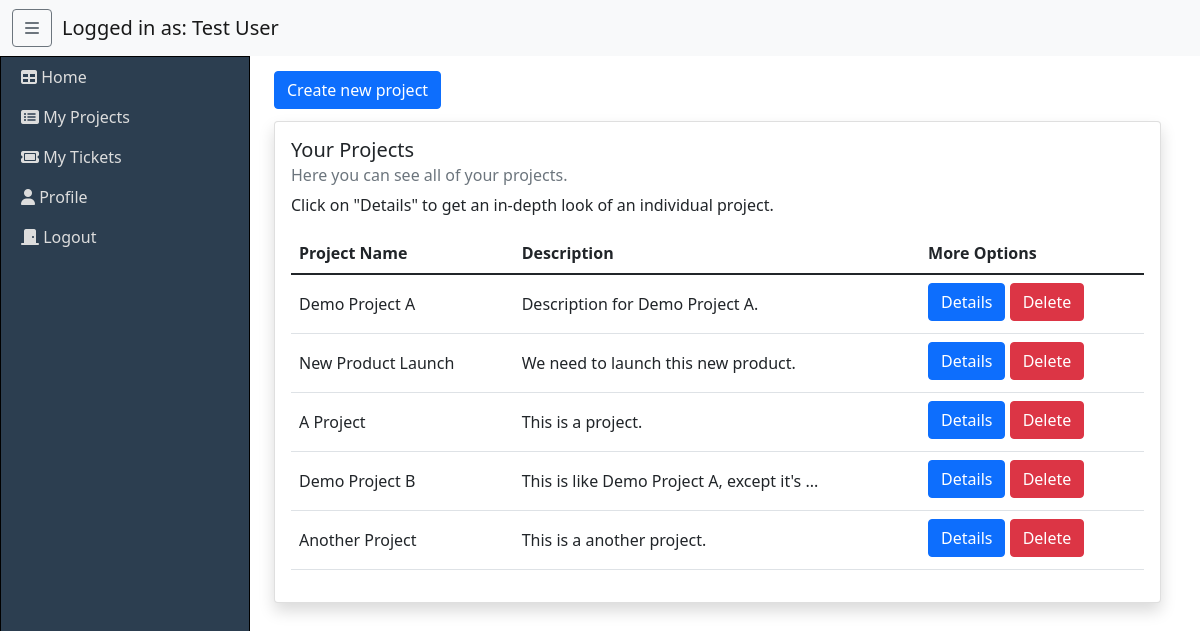
/my-projects (signed in), run on the app's committed database.
### website/models.py (models this page shows, shortened)
class User(db.Model, UserMixin):
    id = db.Column(db.Integer(), primary_key=True)
    email = db.Column(db.String(length=100), nullable=False, unique=True)
    first_name = db.Column(db.String(length=50), nullable=False)
    last_name = db.Column(db.String(length=50), nullable=False)
    organization_id = db.Column(db.String(length=100), db.ForeignKey("organization.id"))
    role = db.Column(db.String())
    password = db.Column(db.String(), nullable=False)

class Project(db.Model):
    id = db.Column(db.Integer(), primary_key=True)
    name = db.Column(db.String(length=100), nullable=False, unique=True)
    description = db.Column(db.String(length=500))
    organization_id = db.Column(db.String(length=100), db.ForeignKey("organization.id"))
    team = db.relationship('User', secondary='user_project_assoc', backref='projects')
    tickets = db.relationship('Ticket', backref='project')

### website/views.py (the view, shortened to what this page needs)
@views.route('/my-projects', methods=["GET", "POST"])
@login_required
def my_projects():
    projects = current_user.projects
    return render_template("my_projects.html", projects=projects)

### website/__init__.py (called while the page is built)
def create_app():
    application = Flask(__name__)
    application.config["SECRET_KEY"] = FLASK_SECRET_KEY
    application.config["SQLALCHEMY_DATABASE_URI"] = f"sqlite:///{DB_NAME}"
    db.init_app(application)
    from .views import views
    from .auth import auth
    application.register_blueprint(views, url_prefix='/')
    application.register_blueprint(auth, url_prefix='/')
    from .models import User
    create_database(application)
    login_manager = LoginManager()
    login_manager.login_view = "auth.login"
    login_manager.login_message_category = "info"
    login_manager.init_app(application)
    @login_manager.user_loader
    def load_user(id):
        return User.query.get(int(id))
    return application

### website/templates/my_projects.html (shortened to what this page needs)
{% extends "base.html" %}
{% block content %}
    <div class="container-fluid my-projects-window">
        <a style="margin-left: 12px;" class="btn btn-primary" href="{{ url_for('views.create_project') }}">Create new project</a>
        <div class="card shadow">
            <div class="card-body">
                <h5 class="card-title">Your Projects</h5>
                <h6 class="card-subtitle mb-2 text-muted">Here you can see all of your projects.</h6>
                <p class="card-text">Click on "Details" to get an in-depth look of an individual project.</p>
                <div class="table-responsive">
                    <table class="table table-hover">
                        <thead>
                            <th scope="col">Project Name</th>
                            <th scope="col">Description</th>
                            <th scope="col">More Options</th>
                            </thead>
                        <tbody>
                        {% if projects %}
                            {% for project in projects %}
                                <tr>
                                    <td class="align-middle">{{ project.name }}</td>
                                    <td class="align-middle">
                                        {{ project.description[0:40] }}
                                        {% if project.description != project.description[0:40] %}
                                        ...
                                        {% endif %}
                                    </td>
                                    <td class="align-middle">
                                        <form method="POST">
                                            <a class="btn btn-primary mb-1" href="{{ url_for('views.project_details', project_id=project.id) }}">Details</a>
                                            <button type="button" class="btn btn-danger mb-1" data-bs-toggle="modal"
                                                data-bs-target="#ConfirmProjectDeleteModal-{{ project.id }}">
                                                Delete
                                            </button>
                                        </form>
                                    </td>
                                </tr>
                            {% endfor %}
                        {% endif %}
                        </tbody>
                    </table>
                </div>
            </div>
        </div>
    </div>
{% endblock %}

### website/templates/base.html (shortened to what this page needs)
<!DOCTYPE html>
<html lang="en">
    <head>
        <link href="https://cdn.jsdelivr.net/npm/bootstrap@5.1.3/dist/css/bootstrap.min.css" rel="stylesheet">
        <link rel="stylesheet" href="{{ url_for('static', filename='css/dashboard2.css') }}">
    </head>
    <body>
        <div id="wrapper" class="sidebarShow">
            <nav class="navbar sticky-top navbar-expand-lg navbar-light bg-light">
                <div class="container-fluid">
                    <a id="sidebar-toggle" class="btn btn-outline-secondary">
                        <i class="fa-solid fa-bars"></i>
                    </a>
                    <a class="navbar-brand" href="{{ url_for('views.dashboard') }}">Logged in as: {{ current_user.first_name }} {{ current_user.last_name }}</a>
                </div>
            </nav>
            <div id="sidebar-wrapper">
                <ul class="sidebar-nav">
                    <li>
                        <a href="{{ url_for('views.dashboard') }}">
                            <i class="fa-solid fa-table"></i> Home
                        </a>
                    </li>
                    <li>
                        <a href="{{ url_for('views.my_projects') }}">
                            <i class="fa-solid fa-rectangle-list"></i> My Projects
                        </a>
                    </li>
                    <li>
                        <a href="{{ url_for('views.my_tickets') }}">
                            <i class="fa-solid fa-ticket"></i> My Tickets
                        </a>
                    </li>
                    <li>
                        <a href="{{ url_for('views.my_profile') }}">
                            <i class="fa-solid fa-user"></i> Profile
                        </a>
                    </li>
                    <li>
                        <a id="logout" href="{{ url_for('auth.logout') }}">
                            <i class="fa-solid fa-door-closed"></i> Logout
                        </a>
                    </li>
                </ul>
            </div>
            <div id="dashboard-wrapper">
                {% block content %}
                {% endblock %}
            </div>
        </div>
    </body>
</html>

### website/static/css/dashboard2.css (style rules this page uses)
.card { margin: 12px; }
.card-text { margin-top: 8px; }
#sidebar-toggle { margin-right: 10px; }
#wrapper { height: 100vh; }
#sidebar-wrapper { z-index: 1; position: absolute; width: 0; min-height: 100vh; overflow-y: hidden; background: #2C3E50; border: 1px solid black; }
#dashboard-wrapper { width: 100%; position: absolute; padding: 15px; }
#wrapper.sidebarShow #sidebar-wrapper { width: 250px; }
#wrapper.sidebarShow #dashboard-wrapper { padding-left: 250px; }
.sidebar-nav { padding: 0; list-style: none; }
.sidebar-nav li { text-indent: 10px; line-height: 40px; }
.sidebar-nav li a { display: block; text-decoration: none; color: #ddd; }

### data on the page
User: first_name "Test", last_name "User"
Project: name "Demo Project A", description "Description for Demo Project A."
Project: name "New Product Launch", description "We need to launch this new product."
Project: name "A Project", description "This is a project."
Project: name "Demo Project B", description "This is like Demo Project A, except it's"
Project: name "Another Project", description "This is a another project."
